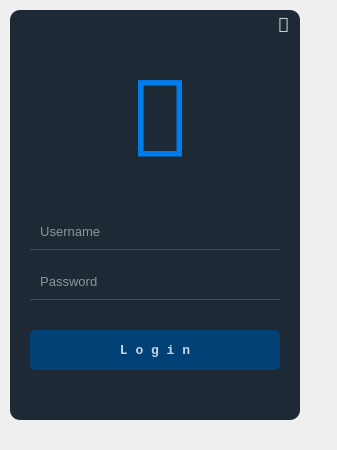
<?xml version="1.0" encoding="UTF-8"?>
<ui version="4.0">
 <class>Form</class>
 <widget class="QWidget" name="Form">
  <property name="geometry">
   <rect>
    <x>0</x>
    <y>0</y>
    <width>337</width>
    <height>450</height>
   </rect>
  </property>
  <property name="windowTitle">
   <string>Form</string>
  </property>
  <property name="styleSheet">
   <string notr="true">QPushButton{
	background-color:rgba(2, 65, 118, 255);
	color:rgba(255, 255, 255, 200);
	border-radius:5px;
}
QPushButton:pressed{
	padding-left:5px;
	padding-top:5px;
	background-color:rgba(2, 65, 118, 100);
	background-position:calc(100% - 10px)center;
}
QPushButton:hover{
	background-color:rgba(2, 65, 118, 200);
}</string>
  </property>
  <widget class="QWidget" name="widget" native="true">
   <property name="geometry">
    <rect>
     <x>10</x>
     <y>10</y>
     <width>290</width>
     <height>410</height>
    </rect>
   </property>
   <widget class="QLabel" name="label">
    <property name="geometry">
     <rect>
      <x>0</x>
      <y>0</y>
      <width>290</width>
      <height>410</height>
     </rect>
    </property>
    <property name="styleSheet">
     <string notr="true">background-color:rgba(16, 30, 41, 240);
border-radius:10px;</string>
    </property>
    <property name="text">
     <string/>
    </property>
   </widget>
   <widget class="QLineEdit" name="lineEdit">
    <property name="geometry">
     <rect>
      <x>20</x>
      <y>210</y>
      <width>250</width>
      <height>30</height>
     </rect>
    </property>
    <property name="font">
     <font>
      <pointsize>10</pointsize>
     </font>
    </property>
    <property name="styleSheet">
     <string notr="true">background-color:rgba(0, 0, 0, 0);
border:1px solid rgba(0, 0, 0, 0);
border-bottom-color:rgba(46, 82, 101, 255);
color:rgb(255, 255, 255);
padding-bottom:7px;</string>
    </property>
    <property name="alignment">
     <set>Qt::AlignLeading|Qt::AlignLeft|Qt::AlignVCenter</set>
    </property>
    <property name="placeholderText">
     <string>  Username</string>
    </property>
   </widget>
   <widget class="QLineEdit" name="lineEdit_2">
    <property name="geometry">
     <rect>
      <x>20</x>
      <y>260</y>
      <width>250</width>
      <height>30</height>
     </rect>
    </property>
    <property name="font">
     <font>
      <pointsize>10</pointsize>
     </font>
    </property>
    <property name="styleSheet">
     <string notr="true">background-color:rgba(0, 0, 0, 0);
border:1px solid rgba(0, 0, 0, 0);
border-bottom-color:rgba(46, 82, 101, 255);
color:rgb(255, 255, 255);
padding-bottom:7px;</string>
    </property>
    <property name="echoMode">
     <enum>QLineEdit::Password</enum>
    </property>
    <property name="alignment">
     <set>Qt::AlignLeading|Qt::AlignLeft|Qt::AlignVCenter</set>
    </property>
    <property name="placeholderText">
     <string>  Password</string>
    </property>
   </widget>
   <widget class="QPushButton" name="pushButton">
    <property name="geometry">
     <rect>
      <x>20</x>
      <y>320</y>
      <width>250</width>
      <height>40</height>
     </rect>
    </property>
    <property name="font">
     <font>
      <family>Monospace</family>
      <pointsize>10</pointsize>
      <weight>75</weight>
      <bold>true</bold>
     </font>
    </property>
    <property name="text">
     <string>L o g i n</string>
    </property>
   </widget>
   <widget class="QLabel" name="label_2">
    <property name="geometry">
     <rect>
      <x>60</x>
      <y>30</y>
      <width>180</width>
      <height>150</height>
     </rect>
    </property>
    <property name="font">
     <font>
      <family>Droid Sans Tamil</family>
      <pointsize>80</pointsize>
     </font>
    </property>
    <property name="styleSheet">
     <string notr="true">QLabel{
color:rgba(0, 125, 236, 255);
}</string>
    </property>
    <property name="text">
     <string></string>
    </property>
    <property name="alignment">
     <set>Qt::AlignCenter</set>
    </property>
   </widget>
   <widget class="QPushButton" name="exit">
    <property name="geometry">
     <rect>
      <x>260</x>
      <y>0</y>
      <width>27</width>
      <height>27</height>
     </rect>
    </property>
    <property name="maximumSize">
     <size>
      <width>27</width>
      <height>27</height>
     </size>
    </property>
    <property name="font">
     <font>
      <family>Font Awesome 5 Free Regular</family>
      <pointsize>15</pointsize>
     </font>
    </property>
    <property name="styleSheet">
     <string notr="true">background-color:transparent;</string>
    </property>
    <property name="text">
     <string></string>
    </property>
   </widget>
  </widget>
 </widget>
 <resources/>
 <connections>
  <connection>
   <sender>exit</sender>
   <signal>clicked()</signal>
   <receiver>Form</receiver>
   <slot>close()</slot>
   <hints>
    <hint type="sourcelabel">
     <x>283</x>
     <y>23</y>
    </hint>
    <hint type="destinationlabel">
     <x>168</x>
     <y>224</y>
    </hint>
   </hints>
  </connection>
 </connections>
</ui>
